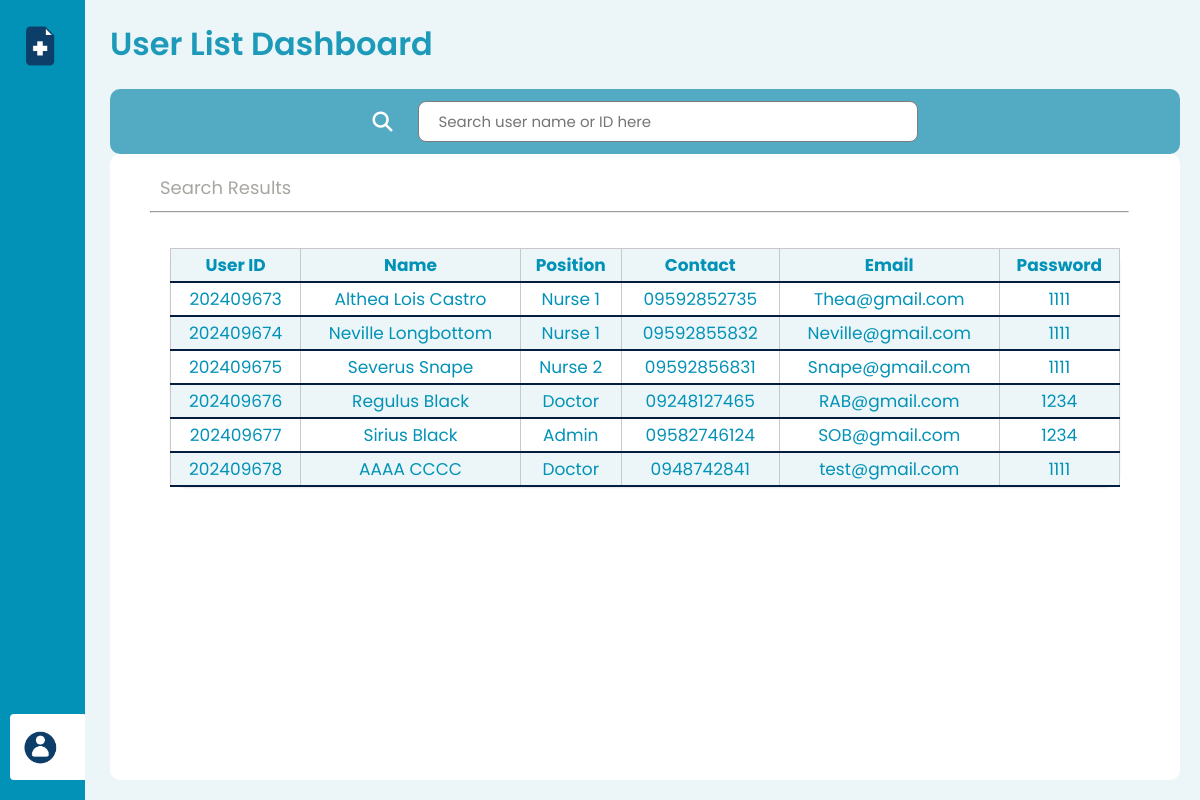
/DocuCare/userList.php, run on the app's committed database.
### tables this page shows
CREATE TABLE `user_tbl` (
  `User_ID` int(11) NOT NULL,
  `User_FName` varchar(30) NOT NULL,
  `User_MName` varchar(30) NOT NULL,
  `User_LName` varchar(30) NOT NULL,
  `Contact_Num` varchar(25) NOT NULL,
  `Department` varchar(255) NOT NULL,
  `Position` varchar(25) NOT NULL,
  `Email` varchar(255) NOT NULL,
  `Password` varchar(255) NOT NULL,
  `Account_Created` date DEFAULT NULL,
  `Status` char(3) DEFAULT NULL,
  `Deletion_Date` date DEFAULT NULL
);

### DocuCare/userList.php (the view, shortened to what this page needs)
<!DOCTYPE html>
<html lang="en">
<head>
    <link rel="stylesheet" href="https://unicons.iconscout.com/release/v4.0.0/css/line.css">
    <link rel="stylesheet" href="style2.css">
</head>
<body>
    <aside class="sidebar" id="sidebar">
        <nav class="nav">
            <div class="sidebar-header">
                <img src="img/logo.png" alt="logo" />
            </div>
              <div class="user-account">
                <div class="user-profile">
                  <img src="img/profile.png" alt="Profile Image" />
                </div>
              </div>
        </nav>
    </aside>
    <main class="main">
        <header>
            <h1>User List Dashboard</h1>
        </header>
        <section class="search">
            <a href="#" class="search-icon"><i class="fas fa-search"></i></a>
            <input type="text" id="searchInput" placeholder="Search user name or ID here" >
        </section>
        <section class="search-result">
            <h1>Search Results</h1><hr>
            <div class="box-container" id="patient_infoList">
                <?php
                include('mycon.php');
                $sql = "SELECT * FROM user_tbl";
                $result = $connection->query($sql);
                echo "<table border='1' width='100%' id='userTable'>";
                echo "<tr align='center' class=tblheader>
                        <td><b>User ID</b></td>
                        <td><b>Name</b></td>
                        <td><b>Position</b></td>
                        <td><b>Contact</b></td>
                        <td><b>Email</b></td>
                        <td><b>Password</b></td>
                      </tr>";
                if ($result->num_rows > 0) {
                    while ($row = $result->fetch_assoc()) {
                        echo'<tr>
                                <td>'.$row['User_ID'].'</td>
                                <td>'.$row['User_FName'].' '.$row['User_LName'].'</td>
                                <td>'.$row['Position'].'</td>
                                <td>'.$row['Contact_Num'].'</td>
                                <td>'.$row['Email'].'</td>
                                <td>'.$row['Password'].'</td>
                            </tr>';
                    }
                } else {
                     echo "<tr><td colspan='6' align='center'>No results found.</td></tr>";
                  }
                echo "</table>";
              ?>
            </div>
        </section>
    </main>
</body>
</html>

### DocuCare/style2.css (style rules this page uses)
* { margin: 0; padding: 0; box-sizing: border-box; font-family: "Poppins", sans-serif; }
html { scroll-behavior: smooth; }
body { height: 100%; background-color: #ecf6f8; overflow-x: hidden; }
main { display: flex; flex-direction: column; min-height: 100vh; padding: 20px; }
.sidebar { position: fixed; top: 0; left: 0; height: 100%; width: 85px; display: flex; overflow-x: hidden; flex-direction: column; background: #0292b7; padding: 25px 20px; transition: all 0.4s ease; z-index: 1000; }
.sidebar .sidebar-header { display: flex; align-items: center; }
.sidebar .sidebar-header img { width: 42px; }
.user-account { position:absolute; bottom: 0; width: 90%; margin-bottom: 20px; padding: 12px 10px; margin-left: -10px; }
.user-profile { display: flex; align-items: center; color: #161a2d; }
.user-profile img { width: 42px; border-radius: 50%; border: 2px solid #fff; }
.main { margin-left: 85px; padding: 20px; transition: margin-left 0.4s ease; overflow-x: hidden; }
.main header { margin-bottom: 20px; }
.main h1 { font-size: 2rem; font-weight: 600; color: #1d9ab9; }
.search { margin-top: 6px; padding: 12px 20px; border-radius: 10px; background-color: #52abc2; display: flex; flex-direction: row; align-items: center; justify-content: center; gap: 10px; }
.search input, .search select { padding: 10px; margin-left: 10px; }
#searchInput { width: 700px; padding: 8px; border-radius: 8px; background: #ffffff; font-size: 15px; text-align: left; padding-left: 20px; border: 1px solid #7c7b7b; }
.search-icon { color: #ffffff; font-size: 20px; margin-right: 5px; }
.search-result { flex: 1; padding: 20px; box-sizing: border-box; background-color: #ffffff; border-radius: 10px; overflow: auto; }
.search-result h1 { margin-left: 30px; font-size: 18px; color: #a8a6a0; font-weight: normal; }
.search-result hr { margin-top: 10px; margin-left: 20px; width: 95%; }
.search-result .box-container { margin-left: 40px; margin-right: 40px; margin-top: 35px; margin-bottom: 45px; }
table { margin: 20px auto; font-size: 17px; border: solid #051D40 2px; background-color: #FFF; border-radius: 15px; border-collapse: collapse; width: 100%; }
table td { padding: 3px 4px; text-align: center; border-bottom: 2px solid #051D40; color: #0292b7; }
.tblheader { color: #051D40; }
table tr:nth-of-type(even) { background-color: #ffffff; }
table tr:nth-of-type(odd) { background-color: #ecf6f8; }
table { width: 100%; border-collapse: collapse; background-color: #ffffff; box-shadow: 0 1px 2px rgba(0, 0, 0, 0.1); border: none; }
th, td { padding: 6px; text-align: center; border: 1px solid #cac9c9; }
@media screen and (max-width: 1408px) { .main { margin-left: 100px; } }
@media screen and (max-width: 1408px) { .main header { margin-bottom: 15px; } }
@media screen and (max-width: 1216px) { .main { margin-left: 90px; } }
@media screen and (max-width: 1216px) { .main header { margin-bottom: 15px; } }
@media screen and (max-width: 1216px) { #searchInput { width: 500px; } }

### data on the page
user_tbl: User_ID "202409673", User_FName "Althea Lois", User_LName "Castro", Position "Nurse 1", Contact_Num "09592852735", Email "Thea@gmail.com", Password "1111"
user_tbl: User_ID "202409674", User_FName "Neville", User_LName "Longbottom", Position "Nurse 1", Contact_Num "09592855832", Email "Neville@gmail.com", Password "1111"
user_tbl: User_ID "202409675", User_FName "Severus", User_LName "Snape", Position "Nurse 2", Contact_Num "09592856831", Email "Snape@gmail.com", Password "1111"
user_tbl: User_ID "202409676", User_FName "Regulus", User_LName "Black", Position "Doctor", Contact_Num "09248127465", Email "RAB@gmail.com", Password "1234"
user_tbl: User_ID "202409677", User_FName "Sirius", User_LName "Black", Position "Admin", Contact_Num "09582746124", Email "SOB@gmail.com", Password "1234"
user_tbl: User_ID "202409678", User_FName "AAAA", User_LName "CCCC", Position "Doctor", Contact_Num "0948742841", Email "test@gmail.com", Password "1111"
